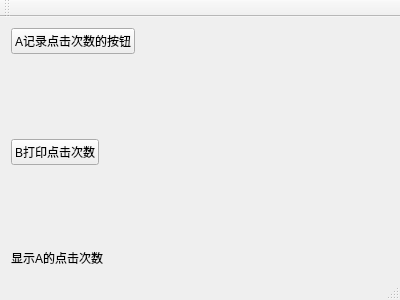
<?xml version="1.0" encoding="UTF-8"?>
<ui version="4.0">
 <class>MainWindow</class>
 <widget class="QMainWindow" name="MainWindow">
  <property name="geometry">
   <rect>
    <x>0</x>
    <y>0</y>
    <width>400</width>
    <height>300</height>
   </rect>
  </property>
  <property name="windowTitle">
   <string>MainWindow</string>
  </property>
  <widget class="QWidget" name="centralWidget">
   <layout class="QFormLayout" name="formLayout">
    <item row="0" column="0">
     <widget class="MyPushButton" name="pushButton">
      <property name="text">
       <string>A记录点击次数的按钮</string>
      </property>
     </widget>
    </item>
    <item row="1" column="0">
     <spacer name="verticalSpacer">
      <property name="orientation">
       <enum>Qt::Vertical</enum>
      </property>
      <property name="sizeHint" stdset="0">
       <size>
        <width>20</width>
        <height>40</height>
       </size>
      </property>
     </spacer>
    </item>
    <item row="2" column="0">
     <widget class="QPushButton" name="pushButton_2">
      <property name="text">
       <string>B打印点击次数</string>
      </property>
     </widget>
    </item>
    <item row="3" column="0">
     <spacer name="verticalSpacer_2">
      <property name="orientation">
       <enum>Qt::Vertical</enum>
      </property>
      <property name="sizeHint" stdset="0">
       <size>
        <width>20</width>
        <height>40</height>
       </size>
      </property>
     </spacer>
    </item>
    <item row="4" column="0">
     <widget class="QLabel" name="label">
      <property name="text">
       <string>显示A的点击次数</string>
      </property>
     </widget>
    </item>
   </layout>
  </widget>
  <widget class="QMenuBar" name="menuBar">
   <property name="geometry">
    <rect>
     <x>0</x>
     <y>0</y>
     <width>400</width>
     <height>21</height>
    </rect>
   </property>
  </widget>
  <widget class="QToolBar" name="mainToolBar">
   <attribute name="toolBarArea">
    <enum>TopToolBarArea</enum>
   </attribute>
   <attribute name="toolBarBreak">
    <bool>false</bool>
   </attribute>
  </widget>
  <widget class="QStatusBar" name="statusBar"/>
 </widget>
 <layoutdefault spacing="6" margin="11"/>
 <customwidgets>
  <customwidget>
   <class>MyPushButton</class>
   <extends>QPushButton</extends>
   <header>mypushbutton.h</header>
   <slots>
    <slot>incNumClicks()</slot>
   </slots>
  </customwidget>
 </customwidgets>
 <resources/>
 <connections>
  <connection>
   <sender>pushButton</sender>
   <signal>clicked()</signal>
   <receiver>pushButton</receiver>
   <slot>incNumClicks()</slot>
   <hints>
    <hint type="sourcelabel">
     <x>169</x>
     <y>84</y>
    </hint>
    <hint type="destinationlabel">
     <x>169</x>
     <y>84</y>
    </hint>
   </hints>
  </connection>
 </connections>
</ui>
